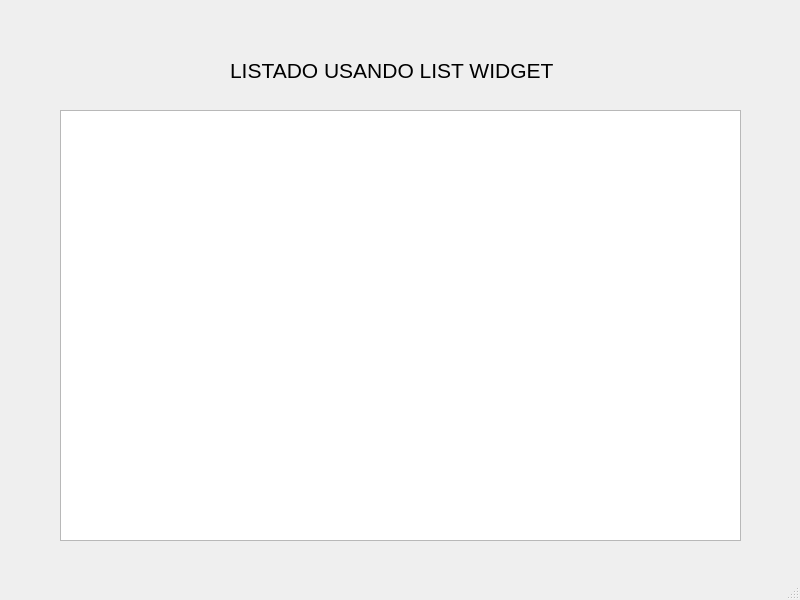
<?xml version="1.0" encoding="UTF-8"?>
<ui version="4.0">
 <class>MainWindow</class>
 <widget class="QMainWindow" name="MainWindow">
  <property name="geometry">
   <rect>
    <x>0</x>
    <y>0</y>
    <width>800</width>
    <height>600</height>
   </rect>
  </property>
  <property name="windowTitle">
   <string>MainWindow</string>
  </property>
  <widget class="QWidget" name="centralwidget">
   <widget class="QLabel" name="label">
    <property name="geometry">
     <rect>
      <x>230</x>
      <y>50</y>
      <width>341</width>
      <height>41</height>
     </rect>
    </property>
    <property name="font">
     <font>
      <pointsize>16</pointsize>
     </font>
    </property>
    <property name="text">
     <string>LISTADO USANDO LIST WIDGET</string>
    </property>
   </widget>
   <widget class="QListWidget" name="list_widget_revistas">
    <property name="geometry">
     <rect>
      <x>60</x>
      <y>110</y>
      <width>681</width>
      <height>431</height>
     </rect>
    </property>
   </widget>
  </widget>
  <widget class="QStatusBar" name="statusbar"/>
 </widget>
 <resources/>
 <connections/>
</ui>
